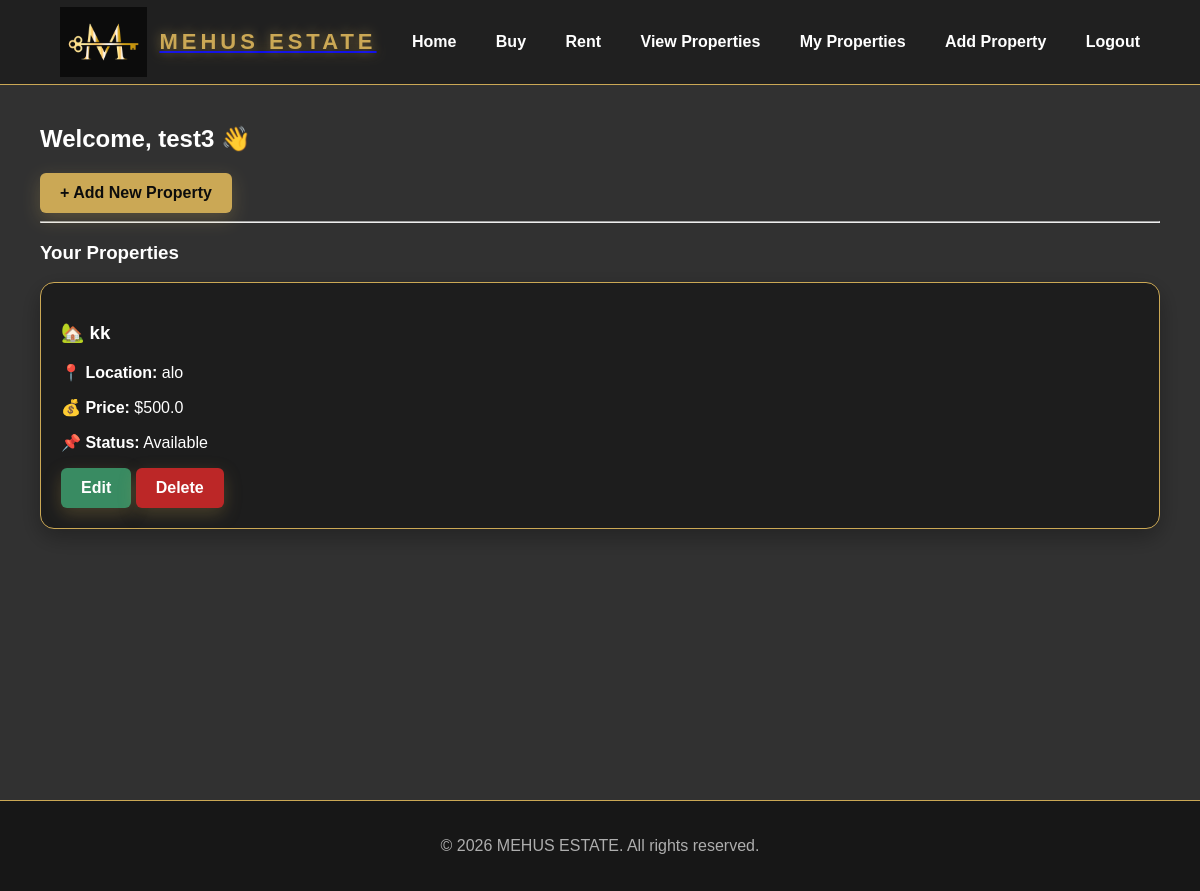
/dashboard (signed in), run on the app's committed database.
### tables this page shows
CREATE TABLE properties (
    id INTEGER PRIMARY KEY AUTOINCREMENT,
    user_id INTEGER NOT NULL,
    title TEXT NOT NULL,
    location TEXT NOT NULL,
    property_type TEXT NOT NULL,
    area TEXT NOT NULL,
    bedrooms TEXT NOT NULL,
    bathrooms TEXT NOT NULL,
    status TEXT NOT NULL,
    price REAL NOT NULL,
    contact_phone TEXT NOT NULL,
    contact_email TEXT NOT NULL,
    FOREIGN KEY (user_id) REFERENCES users (id)
);

### app.py (the view)
@app.route("/dashboard")
def dashboard():
    if "user_id" not in session:
        return redirect("/login")
    conn = get_db()
    properties = conn.execute(
        "SELECT * FROM properties WHERE user_id = ?",
        (session["user_id"],)
    ).fetchall()
    conn.close()
    return render_template("dashboard.html", properties=properties, username=session["username"])

### app.py (called while the page is built)
def get_db():
    conn = sqlite3.connect("database.db")
    conn.row_factory = sqlite3.Row
    return conn

### templates/dashboard.html
{% extends "base.html" %}
{% block content %}
<h2>Welcome, {{ username }} 👋</h2>
<a class="btn" href="/add_property">+ Add New Property</a>
<hr>
<h3>Your Properties</h3>
{% if properties %}
    {% for p in properties %}
        <div class="property-card">
            <h3>🏡 {{ p["title"] }}</h3>
            <p><strong>📍 Location:</strong> {{ p["location"] }}</p>
            <p><strong>💰 Price:</strong> ${{ p["price"] }}</p>
            <p><strong>📌 Status:</strong> <span class="status">{{ p["status"] }}</span></p>
            <a class="btn btn-edit" href="/edit_property/{{ p['id'] }}">Edit</a>
            <a class="btn btn-danger" href="/delete_property/{{ p['id'] }}">Delete</a>
        </div>
    {% endfor %}
{% else %}
    <p>No properties yet. Click “Add New Property” to start.</p>
{% endif %}
{% endblock %}

### data on the page
properties: title "kk", location "alo", price "500.0", status "Available"

### other printed values
{{ username }} "test3"
